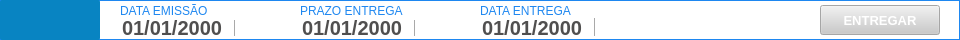
   <widget class="QFrame" name="fr_topoPedido">
    <property name="geometry">
     <rect>
      <x>20</x>
      <y>30</y>
      <width>960</width>
      <height>40</height>
     </rect>
    </property>
    <property name="styleSheet">
     <string notr="true">QFrame{
background: #FFF;
border: 1px solid #1E87F0;
}
</string>
    </property>
    <property name="frameShape">
     <enum>QFrame::NoFrame</enum>
    </property>
    <property name="frameShadow">
     <enum>QFrame::Plain</enum>
    </property>
    <widget class="QLineEdit" name="tx_Cod">
     <property name="geometry">
      <rect>
       <x>0</x>
       <y>0</y>
       <width>100</width>
       <height>40</height>
      </rect>
     </property>
     <property name="focusPolicy">
      <enum>Qt::WheelFocus</enum>
     </property>
     <property name="styleSheet">
      <string notr="true">QLineEdit{
background: #0884C2;
border-radius: 2px;
color: #000;
font: 16px &quot;Arial&quot; ;
font-weight: bold;
color: #FFF
}
</string>
     </property>
     <property name="text">
      <string/>
     </property>
     <property name="alignment">
      <set>Qt::AlignCenter</set>
     </property>
     <property name="readOnly">
      <bool>true</bool>
     </property>
     <property name="placeholderText">
      <string/>
     </property>
    </widget>
    <widget class="QDateEdit" name="dt_Emissao">
     <property name="geometry">
      <rect>
       <x>120</x>
       <y>18</y>
       <width>140</width>
       <height>18</height>
      </rect>
     </property>
     <property name="styleSheet">
      <string notr="true">QDateEdit {
background: #FFF;
border: none;
font-family: &quot;Arial&quot;;
font-size: 20px;
font-weight: bold;
color: rgb(80,79,79)
}
 QDateEdit::drop-down {
     subcontrol-origin: padding;
     subcontrol-position: top right;
     width: 25px;
     border-left-width: 1px;
     border-left-color: darkgray;
     border-left-style: solid; /* just a single line */
     border-top-right-radius: 3px; /* same radius as the QComboBox */
     border-bottom-right-radius: 3px;
 }
QDateEdit::down-arrow {
     image: url("+self.resourcepath('Images/down.png')+");
 }
QCalendarWidget QAbstractItemView:enabled 
  {
border: none;
  	font-size:13px;  
  	color: #000;  
  	background-color: #F1F1F1;  
  	selection-background-color: rgb(64, 64, 64); 
  	selection-color: rgb(0, 255, 0); 
  }
QCalendarWidget QToolButton {
	border: none;
  	color: #000
  }

 QCalendarWidget QMenu {
  	width: 150px;
  	left: 20px;
  	color: white;
  	font-size: 18px;
  	background-color: rgb(100, 100, 100);
  }
QCalendarWidget QWidget#qt_calendar_navigationbar
{ 
border: none;
}</string>
     </property>
     <property name="displayFormat">
      <string>dd/MM/yyyy</string>
     </property>
     <property name="calendarPopup">
      <bool>true</bool>
     </property>
    </widget>
    <widget class="QLabel" name="lb_FormVenda_21">
     <property name="geometry">
      <rect>
       <x>120</x>
       <y>2</y>
       <width>120</width>
       <height>18</height>
      </rect>
     </property>
     <property name="styleSheet">
      <string notr="true">QLabel{
font-size: 12px;
font-family: &quot;Arial Unicode MS&quot;;

color:#1E87F0;
border: none;
}</string>
     </property>
     <property name="text">
      <string>DATA EMISSÃO</string>
     </property>
    </widget>
    <widget class="QDateEdit" name="dt_Prazo">
     <property name="geometry">
      <rect>
       <x>300</x>
       <y>18</y>
       <width>140</width>
       <height>18</height>
      </rect>
     </property>
     <property name="styleSheet">
      <string notr="true">QDateEdit {
background: #FFF;
border: none;
font-family: &quot;Arial&quot;;
font-size: 20px;
font-weight: bold;
color: rgb(80,79,79)
}
 QDateEdit::drop-down {
     subcontrol-origin: padding;
     subcontrol-position: top right;
     width: 25px;
     border-left-width: 1px;
     border-left-color: darkgray;
     border-left-style: solid; /* just a single line */
     border-top-right-radius: 3px; /* same radius as the QComboBox */
     border-bottom-right-radius: 3px;
 }
QDateEdit::down-arrow {
     image: url("+self.resourcepath('Images/down.png')+");
 }
QCalendarWidget QAbstractItemView:enabled 
  {
border: none;
  	font-size:13px;  
  	color: #000;  
  	background-color: #F1F1F1;  
  	selection-background-color: rgb(64, 64, 64); 
  	selection-color: rgb(0, 255, 0); 
  }
QCalendarWidget QToolButton {
	border: none;
  	color: #000
  }

 QCalendarWidget QMenu {
  	width: 150px;
  	left: 20px;
  	color: white;
  	font-size: 18px;
  	background-color: rgb(100, 100, 100);
  }
QCalendarWidget QWidget#qt_calendar_navigationbar
{ 
border: none;
}</string>
     </property>
     <property name="displayFormat">
      <string>dd/MM/yyyy</string>
     </property>
     <property name="calendarPopup">
      <bool>true</bool>
     </property>
    </widget>
    <widget class="QLabel" name="lb_FormVenda_22">
     <property name="geometry">
      <rect>
       <x>300</x>
       <y>2</y>
       <width>120</width>
       <height>18</height>
      </rect>
     </property>
     <property name="styleSheet">
      <string notr="true">QLabel{
font-size: 12px;
font-family: &quot;Arial Unicode MS&quot;;

color:#1E87F0;
border: none;
}</string>
     </property>
     <property name="text">
      <string>PRAZO ENTREGA</string>
     </property>
    </widget>
    <widget class="QPushButton" name="bt_Entregar">
     <property name="enabled">
      <bool>false</bool>
     </property>
     <property name="geometry">
      <rect>
       <x>820</x>
       <y>5</y>
       <width>120</width>
       <height>30</height>
      </rect>
     </property>
     <property name="font">
      <font>
       <family>Tahoma</family>
       <pointsize>10</pointsize>
       <weight>75</weight>
       <bold>true</bold>
      </font>
     </property>
     <property name="cursor">
      <cursorShape>PointingHandCursor</cursorShape>
     </property>
     <property name="focusPolicy">
      <enum>Qt::NoFocus</enum>
     </property>
     <property name="contextMenuPolicy">
      <enum>Qt::ActionsContextMenu</enum>
     </property>
     <property name="styleSheet">
      <string notr="true">QPushButton {
background-color: #7AB32E;
color: #FFF
 }
QPushButton:hover{
background-color: #40a286
}
QPushButton:disabled{
background-color: #CACACA;

 }
</string>
     </property>
     <property name="text">
      <string>ENTREGAR</string>
     </property>
     <property name="iconSize">
      <size>
       <width>75</width>
       <height>35</height>
      </size>
     </property>
    </widget>
    <widget class="QLabel" name="lb_FormVenda_23">
     <property name="geometry">
      <rect>
       <x>480</x>
       <y>2</y>
       <width>120</width>
       <height>18</height>
      </rect>
     </property>
     <property name="styleSheet">
      <string notr="true">QLabel{
font-size: 12px;
font-family: &quot;Arial Unicode MS&quot;;

color:#1E87F0;
border: none;
}</string>
     </property>
     <property name="text">
      <string>DATA ENTREGA</string>
     </property>
    </widget>
    <widget class="QDateEdit" name="dt_Entrega">
     <property name="geometry">
      <rect>
       <x>480</x>
       <y>18</y>
       <width>140</width>
       <height>18</height>
      </rect>
     </property>
     <property name="styleSheet">
      <string notr="true">QDateEdit {
background: #FFF;
border: none;
font-family: &quot;Arial&quot;;
font-size: 20px;
font-weight: bold;
color: rgb(80,79,79)
}
 QDateEdit::drop-down {
     subcontrol-origin: padding;
     subcontrol-position: top right;
     width: 25px;
     border-left-width: 1px;
     border-left-color: darkgray;
     border-left-style: solid; /* just a single line */
     border-top-right-radius: 3px; /* same radius as the QComboBox */
     border-bottom-right-radius: 3px;
 }
QDateEdit::down-arrow {
     image: url("+self.resourcepath('Images/down.png')+");
 }
QCalendarWidget QAbstractItemView:enabled 
  {
border: none;
  	font-size:13px;  
  	color: #000;  
  	background-color: #F1F1F1;  
  	selection-background-color: rgb(64, 64, 64); 
  	selection-color: rgb(0, 255, 0); 
  }
QCalendarWidget QToolButton {
	border: none;
  	color: #000
  }

 QCalendarWidget QMenu {
  	width: 150px;
  	left: 20px;
  	color: white;
  	font-size: 18px;
  	background-color: rgb(100, 100, 100);
  }
QCalendarWidget QWidget#qt_calendar_navigationbar
{ 
border: none;
}</string>
     </property>
     <property name="displayFormat">
      <string>dd/MM/yyyy</string>
     </property>
     <property name="calendarPopup">
      <bool>true</bool>
     </property>
    </widget>
   </widget>
